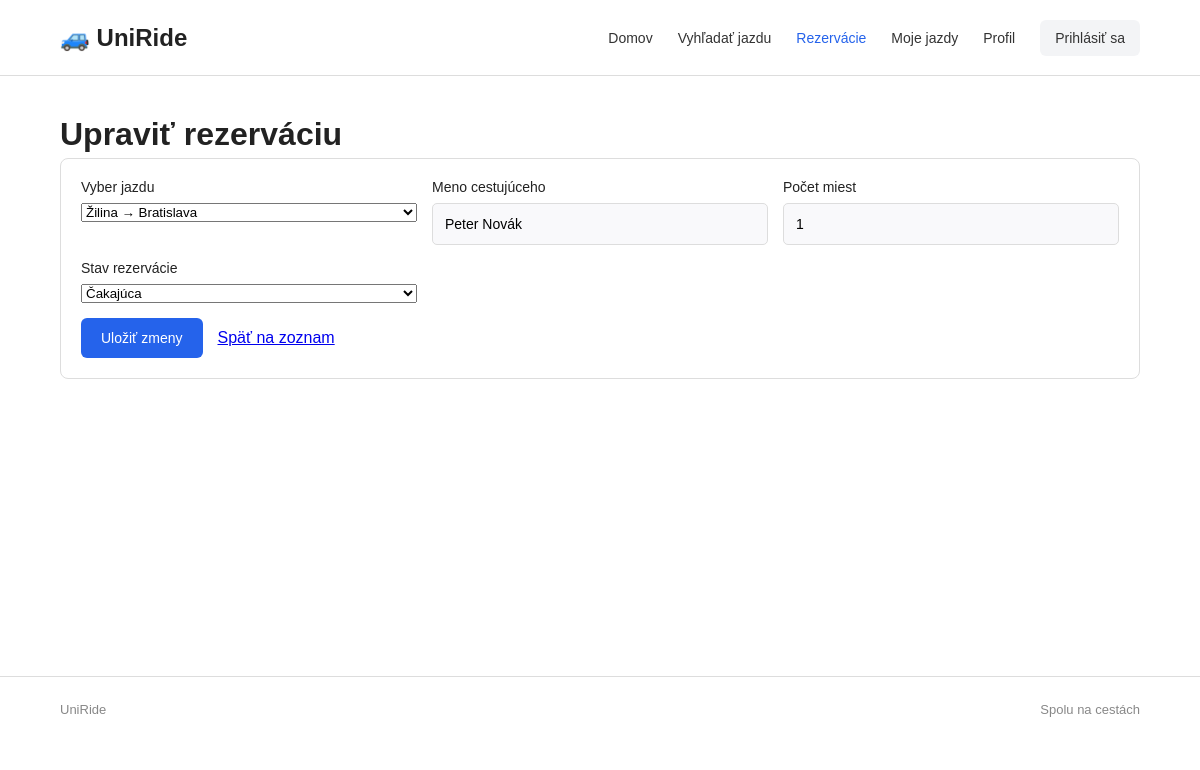
The app's page /?c=booking&a=edit&id=1 with its own data.
### tables this page shows
CREATE TABLE `bookings` (
                            `id` int(11) NOT NULL AUTO_INCREMENT,
                            `ride_id` int(11) NOT NULL,
                            `passenger_name` varchar(100) NOT NULL,
                            `seats` int(11) NOT NULL DEFAULT 1,
                            `status` varchar(20) NOT NULL DEFAULT 'pending',
                            `created_at` datetime NOT NULL DEFAULT current_timestamp(),
                            PRIMARY KEY (`id`),
                            KEY `1` (`ride_id`),
                            CONSTRAINT `1` FOREIGN KEY (`ride_id`) REFERENCES `rides` (`id`) ON DELETE CASCADE
);

CREATE TABLE `rides` (
                         `id` int(11) NOT NULL AUTO_INCREMENT,
                         `departure` varchar(100) NOT NULL,
                         `destination` varchar(100) NOT NULL,
                         `departure_time` datetime NOT NULL,
                         `price` decimal(8,2) NOT NULL,
                         `available_seats` int(11) NOT NULL,
                         PRIMARY KEY (`id`)
);

### Framework/Http/Responses/Response.php (called while the page is built, shortened)
<?php
abstract class Response
{
    public function send(): void
    {
        $this->generate();
    }
}

### public/index.php (called while the page is built, shortened)
<?php
require __DIR__ . '/../Framework/ClassLoader.php';
try {
    $app = new App();
    $app->run();
} catch (Exception $e) {
    die('An error occurred: ' . $e->getMessage());
}

### Framework/ClassLoader.php (called while the page is built, shortened)
<?php
class ClassLoader
{
    public static function Boot(): void
    {
        spl_autoload_register(function ($class_name) {
            $file = self::getClassFile($class_name);
        });
    }
    public static function getClassFile(string $className): string
    {
        $baseDir = realpath(dirname(__DIR__));
        $relativePath = str_replace('\\', DIRECTORY_SEPARATOR, ltrim($className, '\\')) . '.php';
        return $baseDir . DIRECTORY_SEPARATOR . $relativePath;
    }
}

### Framework/Http/Request.php (called while the page is built, shortened)
<?php
class Request
{
    private array $get;
    public function __construct()
    {
        $this->get = $_GET;
    }
    public function get(?string $key = null): mixed
    {
        return $key === null ? $this->get : ($this->get[$key] ?? null);
    }
}

### App/Controllers/BookingController.php (called while the page is built, shortened)
<?php
class BookingController extends BaseController
{
    public function edit(Request $request): Response
    {
        $id = (int) $request->get('id');
        $booking = Booking::getOne($id);
        $rides = Ride::getAll();
        return $this->html([
            'booking' => $booking,
            'rides' => $rides
        ], 'form');
    }
}

### Framework/Core/Model.php (called while the page is built, shortened)
<?php
abstract class Model implements \JsonSerializable
{
    protected static array $columnsMap = [];
    private static array $dbColumns = [];
    private static IDbConvention $dbConventions;
    protected static function getTableName(): string
    {
        return self::getConventions()->getTableName(get_called_class());
    }
    protected static function getPkColumnName(): string
    {
        return self::getConventions()->getPkColumnName(get_called_class());
    }
    protected static function getColumnsMap(): array
    {
        return static::$columnsMap ?? [];
    }
    public static function getAll(
        ?string $whereClause = null,
        array   $whereParams = [],
        ?string $orderBy = null,
        ?int    $limit = null,
        ?int    $offset = null
    ): array
    {
        try {
            $sql = "SELECT " . static::getDBColumnNamesList() . " FROM `" . static::getTableName() . "`";
            $stmt = Connection::getInstance()->prepare($sql);
            $stmt->execute($whereParams);
            $models = $stmt->fetchAll(PDO::FETCH_CLASS | PDO::FETCH_PROPS_LATE, static::class);
            $dataSet = new ResultSet($models);
            return $models;
        } catch (PDOException $exception) {
            throw new Exception('Query failed: ' . $exception->getMessage(), 0, $exception);
        }
    }
    public static function getOne(mixed $id): ?static
    {
        try {
            $sql = "SELECT " . static::getDBColumnNamesList() . " FROM `" . static::getTableName() . "` WHERE `" .
                static::getPkColumnName() . "`=?";
            $stmt = Connection::getInstance()->prepare($sql);
            $stmt->setFetchMode(PDO::FETCH_CLASS | PDO::FETCH_PROPS_LATE, static::class);
            $stmt->execute([$id]);
            $model = $stmt->fetch() ?: null;
            if ($model !== null) {
                $model->_dbId = $model->getIdValue();
                $model->_resultSet = new ResultSet([$model]);
            }
            return $model;
        } catch (PDOException $exception) {
            throw new Exception('Query failed: ' . $exception->getMessage(), 0, $exception);
        }
    }
    private static function getDbColumns(): array
    {
        try {
            $sql = "DESCRIBE " . static::getTableName();
            $stmt = Connection::getInstance()->prepare($sql);
            $stmt->execute([]);
            self::$dbColumns[static::class] = array_column($stmt->fetchAll(), 'Field');
            return self::$dbColumns[static::class];
        } catch (PDOException $exception) {
            throw new Exception('Query failed: ' . $exception->getMessage(), 0, $exception);
        }
    }
    private function getIdValue(): mixed
    {
        $pk = static::getPkColumnName();
        $prop = static::toPropertyName($pk);
        return isset($this->{$prop}) ? $this->{$prop} : null;
    }
    private static function getModelProperties(): array
    {
        $reflection = new \ReflectionClass(static::class);
        $properties = [];
        foreach ($reflection->getProperties() as $property) {
            $propertyName = $property->getName();
            if ($property->isStatic()) {
                continue;
            }
            $properties[$propertyName] = true;
        }
        return $properties;
    }
    private static function getDBColumnNamesList(): string
    {
        $dbColumns = [];
        foreach (static::getDbColumns() as $columnName) {
            $propertyName = static::toPropertyName($columnName);
            if ($propertyName != $columnName) {
                $dbColumns[] = "`$columnName` AS {$propertyName}";
            } else {
                $dbColumns[] = $columnName;
            }
        }
        return implode(', ', $dbColumns);
    }
    private static function toPropertyName(string $columnName): string
    {
        $customMapping = static::getColumnsMap();
        if (isset($customMapping[$columnName])) {
            return $customMapping[$columnName];
        } else {
            return static::getConventions()->toPropertyName($columnName);
        }
    }
    private static function getConventions(): IDbConvention
    {
        if (!isset(static::$dbConventions)) {
            static::$dbConventions = new (Configuration::DB_CONVENTIONS_CLASS)();
        }
        return static::$dbConventions;
    }
}

### Framework/Support/Inflect.php (called while the page is built, shortened)
<?php
class Inflect
{
    public static $plural = array(
        '/(quiz)$/i' => "$1zes",
        '/^(ox)$/i' => "$1en",
        '/([m|l])ouse$/i' => "$1ice",
        '/(matr|vert|ind)ix|ex$/i' => "$1ices",
        '/(x|ch|ss|sh)$/i' => "$1es",
        '/([^aeiouy]|qu)y$/i' => "$1ies",
        '/(hive)$/i' => "$1s",
        '/(?:([^f])fe|([lr])f)$/i' => "$1$2ves",
        '/(shea|lea|loa|thie)f$/i' => "$1ves",
        '/sis$/i' => "ses",
        '/([ti])um$/i' => "$1a",
        '/(tomat|potat|ech|her|vet)o$/i' => "$1oes",
        '/(bu)s$/i' => "$1ses",
        '/(alias)$/i' => "$1es",
        '/(octop)us$/i' => "$1i",
        '/(ax|test)is$/i' => "$1es",
        '/(us)$/i' => "$1es",
        '/s$/i' => "s",
        '/$/' => "s"
    );
    public static $irregular = array(
        'move' => 'moves',
        'foot' => 'feet',
        'goose' => 'geese',
        'sex' => 'sexes',
        'child' => 'children',
        'man' => 'men',
        'tooth' => 'teeth',
        'person' => 'people',
        'valve' => 'valves'
    );
    public static function pluralize($string)
    {
        foreach (self::$irregular as $pattern => $result) {
            $pattern = '/' . $pattern . '$/i';
        }
        foreach (self::$plural as $pattern => $result) {
            if (preg_match($pattern, $string)) {
                return preg_replace($pattern, $result, $string);
            }
        }
        return $string;
    }
}

### Framework/DB/DefaultConventions.php (called while the page is built, shortened)
<?php
class DefaultConventions implements IDbConvention
{
    public function getTableName(string $className): string
    {
        $arr = explode("\\", $className);
        return Inflect::pluralize(strtolower(end($arr)));
    }
    public function getPkColumnName(string $className): string
    {
        return 'id';
    }
    public function toPropertyName(string $columnName): string
    {
        return $columnName;
    }
}

### Framework/DB/Connection.php (called while the page is built, shortened)
<?php
class Connection
{
    private static ?Connection $instance = null;
    private PDO $db;
    public function __construct(PDO $db)
    {
        $this->db = $db;
    }
    public static function getInstance(): Connection
    {
        try {
            if (self::$instance == null) {
                $db = new PDO(
                    'mysql:dbname=' . Configuration::DB_NAME . ';host=' . Configuration::DB_HOST,
                    Configuration::DB_USER,
                    Configuration::DB_PASS
                );
                $db->setAttribute(PDO::ATTR_ERRMODE, PDO::ERRMODE_EXCEPTION);
                $db->setAttribute(PDO::ATTR_EMULATE_PREPARES, true);
                self::$instance = new self($db);
            }
            return self::$instance;
        } catch (PDOException $e) {
            throw new Exception('Connection failed: ' . $e->getMessage());
        }
    }
    public function prepare(string $sql): DebugStatement
    {
        try {
            return new DebugStatement($this->db->prepare($sql));
        } catch (PDOException $e) {
            throw new Exception('Prepare failed: ' . $e->getMessage());
        }
    }
}

### Framework/DB/DebugStatement.php (called while the page is built, shortened)
<?php
class DebugStatement
{
    private PDOStatementAlias $stmt;
    public function __construct($stmt)
    {
        $this->stmt = $stmt;
    }
    public function execute(?array $params = null): bool
    {
        $result = $this->stmt->execute($params);
        $this->stmt->debugDumpParams();
        return $result;
    }
    public function __call(string $name, array $arguments): mixed
    {
        return $this->stmt->{$name}(...$arguments);
    }
}

### Framework/Support/LinkGenerator.php (called while the page is built, shortened)
<?php
class LinkGenerator
{
    private Request $request;
    public function __construct(Request $request, Router $router)
    {
        $this->request = $request;
    }
    public function url(
        string|array $destination,
        array $parameters = [],
        bool $absolute = false,
        bool $appendParameters = false
    ): string {
        list($controller, $action) = explode(".", $destination);
        $args = $appendParameters ? $this->request->get() : [];
        $args = ["c" => lcfirst($controller), "a" => $action != "index" ? $action : null] + $parameters + $args;
        $basePath = $absolute ? $this->request->getBaseUrl() : "";
        return $basePath . "?" . http_build_query($args);
    }
}

### App/Models/Ride.php (called while the page is built, shortened)
<?php
class Ride extends Model
{
    protected ?int $id = null;
    protected ?string $departure = null;
    public function getId(): ?int
    {
        return $this->id;
    }
    public function getDeparture(): ?string
    {
        return $this->departure;
    }
}

### App/Models/Booking.php (called while the page is built, shortened)
<?php
class Booking extends Model
{
    protected ?int $ride_id = null;
    protected ?string $passenger_name = null;
    protected ?int $seats = null;
    protected ?string $status = null;
    public function getRideId(): ?int
    {
        return $this->ride_id;
    }
    public function getPassengerName(): ?string
    {
        return $this->passenger_name;
    }
    public function getSeats(): ?int
    {
        return $this->seats;
    }
    public function getStatus(): ?string
    {
        return $this->status;
    }
}

### App/Views/Booking/form.view.php (the view, shortened to what this page needs)
<?php
$isEdit = $booking !== null;
if ($isEdit) {
    $title = "Upraviť rezerváciu";
    $action = $link->url('booking.update');
} else {
    $title = "Pridať rezerváciu";
    $action = $link->url('booking.store');
}
?>
<main class="vyhladavanie">
    <div class="obsah">
        <h1><?php echo $title; ?></h1>
        <form class="formular" method="post"
              action="<?php echo $action; ?>">
            <div class="polia">
                <div class="pole">
                    <label for="ride_id">Vyber jazdu</label>
                    <select id="ride_id" name="ride_id" required>
                        <?php
                        foreach ($rides as $ride) {
                            ?>
                            <option value="<?php echo $ride->getId(); ?>"
                                <?php
                                if ($isEdit && $booking->getRideId() === $ride->getId()) {
                                    echo "selected";
                                }
                                ?>>
                                <?php
                                echo htmlspecialchars($ride->getDeparture());
                                echo " → ";
                                ?>
                            </option>
                            <?php
                        }
                        ?>
                    </select>
                </div>
                <div class="pole">
                    <label for="passenger_name">Meno cestujúceho</label>
                    <input type="text"
                           id="passenger_name"
                           name="passenger_name"
                           maxlength="100"
                           required
                           value="<?php
                           if ($isEdit) {
                               echo htmlspecialchars($booking->getPassengerName());
                           }
                           ?>">
                </div>
                <div class="pole">
                    <label for="seats">Počet miest</label>
                    <input type="number"
                           id="seats"
                           name="seats"
                           min="1"
                           required
                           value="<?php
                           if ($isEdit) {
                               echo $booking->getSeats();
                           } else {
                               echo "1";
                           }
                           ?>">
                </div>
                <div class="pole">
                    <label for="status">Stav rezervácie</label>
                    <select id="status" name="status" required>
                        <option value="pending"
                            <?php
                            if (!$isEdit || $booking->getStatus() === 'pending') {
                                echo "selected";
                            }
                            ?>>
                            Čakajúca
                        </option>
                    </select>
                </div>
            </div>
            <div class="formular-spodok">
                <button type="submit" class="tlacidlo modre">
                    <?php
                    if ($isEdit) {
                        echo "Uložiť zmeny";
                    } else {
                        echo "Pridať rezerváciu";
                    }
                    ?>
                </button>
                <a href="<?php echo $link->url('booking.index'); ?>">
                    Späť na zoznam
                </a>
            </div>
        </form>
    </div>
</main>

### records on screen
bookings: ride_id "Žilina → Bratislava", passenger_name "Peter Novák", seats "1", status "Čakajúca"

### other values on screen
$title "Upraviť rezerváciu"
